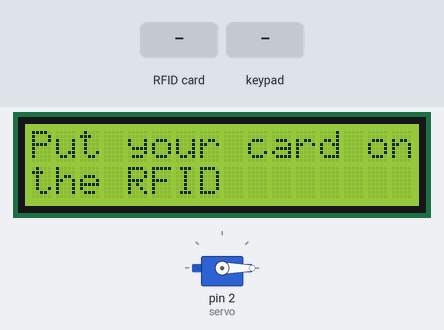
A sketch run on a simulated Arduino Uno, built with avr-gcc and run on an emulated ATmega328P. On the bench: 16×2 character LCD, servo. Wiring (inferred from the names in the program): IR receiver: data A2. The inputs (shaded band) are chosen by the test bench.

Above: at 1.3 s.
1.4 s: RFID card DE AD BE EF held to the reader
At 2.2 s:
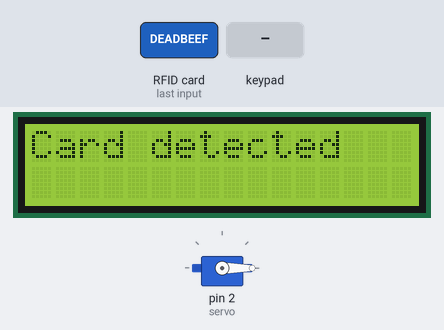
4.4 s: keypad keys 3 3 3 3 pressed 0.4 s apart
At 6.8 s:
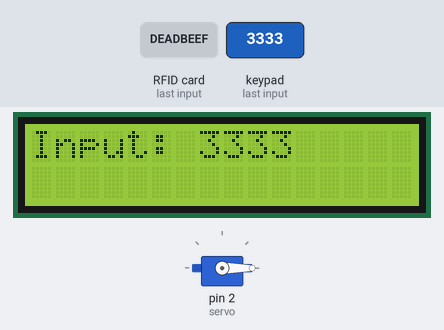
9.0 s: RFID card 5E 7A 19 C4 held to the reader
At 10.2 s:
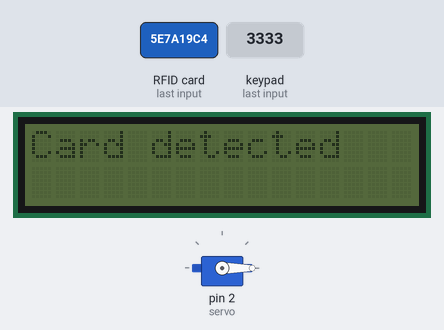
12.0 s: key '#' pressed
At 12.8 s:
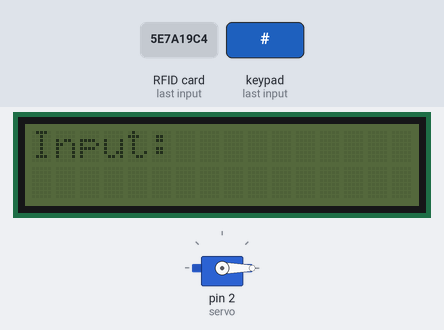
15.0 s: key 'A' pressed
At 16.6 s:
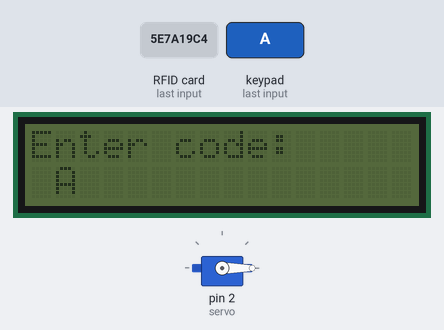
17.5 s: keypad keys 3 3 3 3 # pressed 0.4 s apart
At 18.8 s:
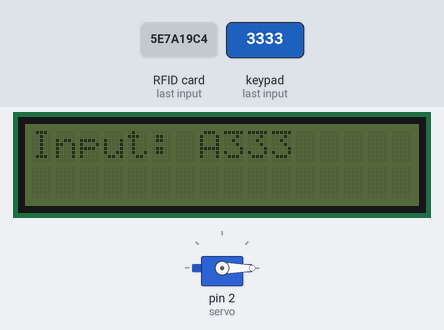
Timing chart, 0 to 20.5 s (numbered marks = the images above; inputs shaded):
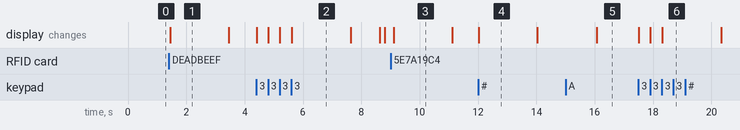

The sketch:

Secured_Area_Verification_System.ino
```cpp
#include <Servo.h>
#include <Wire.h>
#include <LiquidCrystal_I2C.h>
#include <SPI.h>
#include <MFRC522.h>
#include <Keypad.h>

// Keypad configuration
const byte ROWS = 4;
const byte COLS = 4;
char keys[ROWS][COLS] = {
  { '1', '2', '3', 'A' },
  { '4', '5', '6', 'B' },
  { '7', '8', '9', 'C' },
  { '*', '0', '#', 'D' }
};
byte rowPins[ROWS] = { 3, 4, 5, 6 };
byte colPins[COLS] = { 7, 8, 9, 10 };
Keypad keypad = Keypad(makeKeymap(keys), rowPins, colPins, ROWS, COLS);

#define RST_PIN 9
#define SS_PIN 10

MFRC522 mfrc522(SS_PIN, RST_PIN);

#define NEW_UID \
  { 0xDE, 0xAD, 0xBE, 0xEF }

MFRC522::MIFARE_Key key;

const int irPin = A2;

// LCD configuration
LiquidCrystal_I2C lcd(0x27, 16, 2);

// Servo configuration
Servo servo;

void setup() {
  Serial.begin(9600);
  while (!Serial)
    ;
  SPI.begin();
  mfrc522.PCD_Init();

  lcd.init();
  lcd.noBacklight();
  lcd.begin(16, 2);

  pinMode(irPin, INPUT);
  pinMode(7, OUTPUT);
  pinMode(8, OUTPUT);

  servo.attach(2);
  servo.write(0);
}

void loop() {
  if (digitalRead(irPin) == LOW) {
    servo.write(80);
    lcd.backlight();
    lcd.clear();
    lcd.setCursor(0, 0);
    lcd.print("Person");
    lcd.setCursor(0, 1);
    lcd.print("detected");
    digitalWrite(8, HIGH);
  }

  if (digitalRead(irPin) == HIGH) {
    lcd.clear();
    lcd.setCursor(0, 0);
    lcd.print("Put your card on");
    lcd.setCursor(0, 1);
    lcd.print("the RFID");

    if (!mfrc522.PICC_IsNewCardPresent() || !mfrc522.PICC_ReadCardSerial()) {
      delay(50);
    } else {
      lcd.clear();
      lcd.setCursor(0, 0);
      lcd.print("Card detected");
      delay(2000);

      lcd.clear();
      lcd.setCursor(0, 0);
      lcd.print("Enter code:");

      String input = waitForKeypadInput();

      lcd.clear();
      lcd.setCursor(0, 0);
      lcd.print("Input: " + input);
      delay(2000);

      if (input.equals("3333")) {
        lcd.clear();
        lcd.setCursor(0, 0);
        lcd.print("Thank you");
        servo.write(0);
        delay(1000);
        digitalWrite(7, HIGH);
        digitalWrite(7, LOW);
        lcd.noBacklight();
      } else {
        lcd.clear();
        lcd.setCursor(0, 0);
        lcd.print("Wrong Password");
        delay(2000);

        lcd.clear();
        lcd.setCursor(0, 0);
        lcd.print("Enter code:");

        String input = waitForKeypadInput();

        lcd.clear();
        lcd.setCursor(0, 0);
        lcd.print("Input: " + input);
        delay(2000);

        if (input.equals("3333")) {
          lcd.clear();
          lcd.setCursor(0, 0);
          lcd.print("Thank you");
          servo.write(0);
          delay(1000);
          digitalWrite(7, HIGH);
          digitalWrite(7, LOW);
          lcd.noBacklight();
        }

        else {
          lcd.clear();
          lcd.setCursor(0, 0);
          lcd.print("Entry blocked");
          delay(1000);
        }
      }

      byte newUid[] = NEW_UID;
      if (mfrc522.MIFARE_SetUid(newUid, (byte)4, true)) {
      }

      mfrc522.PICC_HaltA();
      mfrc522.PCD_Init();  // Reinitialize the RFID module
      if (!mfrc522.PICC_IsNewCardPresent() || !mfrc522.PICC_ReadCardSerial()) {
        delay(50);
      }

      mfrc522.PICC_DumpToSerial(&(mfrc522.uid));
    }
  }
}

String waitForKeypadInput() {
  String keypadInput = "";
  while (keypadInput.length() < 4) {
    char key = keypad.getKey();
    if (key) {
      if (key == '#') {
        break;
      } else {
        keypadInput += key;
        lcd.setCursor(keypadInput.length(), 1);
        lcd.print(key);
      }
    }
  }
  return keypadInput;
}
```

Measured:
- after the input at 1.4 s, the display: changes at once (image 1)
- after the input at 4.4 s, the display: first changes at once (image 2 shows a later state)
- after the input at 9.0 s, the display: changes after 0.11 s (image 3)
- after the input at 12.0 s, the display: changes at once (image 4)
- after the input at 15.0 s, the display: changes after 1.1 s (image 5)
- after the input at 17.5 s, the display: first changes at once (image 6 shows a later state)
- what the display in image 1 shows lasts 2.1 s, from 1.4 s to 3.5 s
